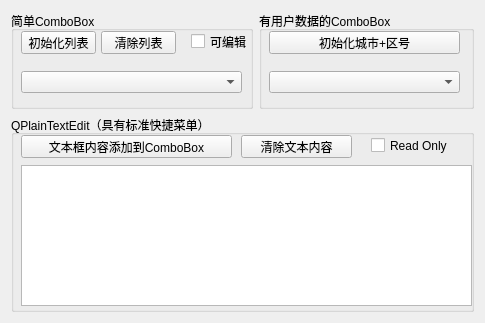
<?xml version="1.0" encoding="UTF-8"?>
<ui version="4.0">
 <class>Widget</class>
 <widget class="QWidget" name="Widget">
  <property name="geometry">
   <rect>
    <x>0</x>
    <y>0</y>
    <width>485</width>
    <height>323</height>
   </rect>
  </property>
  <property name="windowTitle">
   <string>Widget</string>
  </property>
  <layout class="QGridLayout" name="gridLayout">
   <item row="0" column="0">
    <layout class="QVBoxLayout" name="verticalLayout" stretch="1,2">
     <item>
      <layout class="QHBoxLayout" name="horizontalLayout" stretch="9,8">
       <item>
        <widget class="QGroupBox" name="groupBox">
         <property name="title">
          <string>简单ComboBox</string>
         </property>
         <widget class="QPushButton" name="btnInitItems">
          <property name="geometry">
           <rect>
            <x>10</x>
            <y>20</y>
            <width>75</width>
            <height>23</height>
           </rect>
          </property>
          <property name="text">
           <string>初始化列表</string>
          </property>
         </widget>
         <widget class="QPushButton" name="btnClearComboBoxList">
          <property name="geometry">
           <rect>
            <x>90</x>
            <y>20</y>
            <width>75</width>
            <height>23</height>
           </rect>
          </property>
          <property name="text">
           <string>清除列表</string>
          </property>
         </widget>
         <widget class="QCheckBox" name="checkBox">
          <property name="geometry">
           <rect>
            <x>180</x>
            <y>20</y>
            <width>61</width>
            <height>21</height>
           </rect>
          </property>
          <property name="text">
           <string>可编辑</string>
          </property>
         </widget>
         <widget class="QComboBox" name="comboBox">
          <property name="geometry">
           <rect>
            <x>10</x>
            <y>60</y>
            <width>221</width>
            <height>22</height>
           </rect>
          </property>
         </widget>
        </widget>
       </item>
       <item>
        <widget class="QGroupBox" name="groupBox_2">
         <property name="title">
          <string>有用户数据的ComboBox</string>
         </property>
         <widget class="QPushButton" name="btnInitItems2">
          <property name="geometry">
           <rect>
            <x>10</x>
            <y>20</y>
            <width>191</width>
            <height>23</height>
           </rect>
          </property>
          <property name="text">
           <string>初始化城市+区号</string>
          </property>
         </widget>
         <widget class="QComboBox" name="comboBox_2">
          <property name="geometry">
           <rect>
            <x>10</x>
            <y>60</y>
            <width>191</width>
            <height>22</height>
           </rect>
          </property>
         </widget>
        </widget>
       </item>
      </layout>
     </item>
     <item>
      <widget class="QGroupBox" name="groupBox_3">
       <property name="title">
        <string>QPlainTextEdit（具有标准快捷菜单）</string>
       </property>
       <widget class="QPushButton" name="btnToComboBox">
        <property name="geometry">
         <rect>
          <x>10</x>
          <y>20</y>
          <width>211</width>
          <height>23</height>
         </rect>
        </property>
        <property name="text">
         <string>文本框内容添加到ComboBox</string>
        </property>
       </widget>
       <widget class="QCheckBox" name="checkBox_2">
        <property name="geometry">
         <rect>
          <x>360</x>
          <y>20</y>
          <width>81</width>
          <height>21</height>
         </rect>
        </property>
        <property name="text">
         <string>Read Only</string>
        </property>
       </widget>
       <widget class="QPushButton" name="btnClearPlainText">
        <property name="geometry">
         <rect>
          <x>230</x>
          <y>20</y>
          <width>111</width>
          <height>23</height>
         </rect>
        </property>
        <property name="text">
         <string>清除文本内容</string>
        </property>
       </widget>
       <widget class="QPlainTextEdit" name="plainTextEdit">
        <property name="geometry">
         <rect>
          <x>10</x>
          <y>50</y>
          <width>451</width>
          <height>141</height>
         </rect>
        </property>
       </widget>
      </widget>
     </item>
    </layout>
   </item>
  </layout>
 </widget>
 <resources/>
 <connections/>
</ui>
